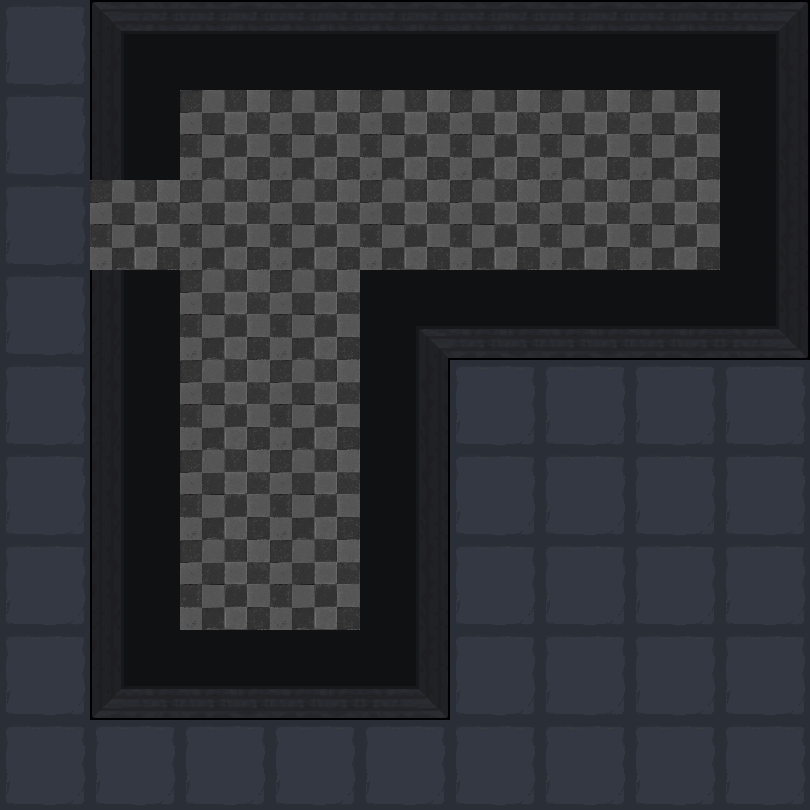

This game map was drawn from its Tiled (.tmx) file and the tilesets committed beside it. A one-line description and the trimmed map source follow:
An orthogonal 9x9 tile map with 90x90 px tiles, 2 tile layers (地形, 障碍) and 23 objects (17x map, 4x spring, bed, door).

<map version="1.5" tiledversion="1.7.2" orientation="orthogonal" renderorder="right-down" width="9" height="9" tilewidth="90" tileheight="90" infinite="0" nextlayerid="4" nextobjectid="32">
 <tileset firstgid="1" name="1" tilewidth="90" tileheight="90" tilecount="100" columns="10">
  <image source="1.png" trans="ff00ff" width="900" height="900" />
 </tileset>
 <layer id="1" name="地形" width="9" height="9">
  <data>[81 cells, 81 non-empty, 2 distinct tile ids]</data>
 </layer>
 <layer id="2" name="障碍" width="9" height="9">
  <data>[81 cells, 27 non-empty, 9 distinct tile ids]</data>
 </layer>
 <objectgroup id="3" name="对象">
  <object id="1" name="bed" x="180" y="540" width="90" height="90" />
  <object id="2" name="map" x="180" y="360" width="90" height="90" />
  <object id="4" name="map" x="630" y="180" width="90" height="90" />
  <object id="7" name="map" x="180" y="450" width="90" height="90" />
  <object id="8" name="map" x="540" y="180" width="90" height="90" />
  <object id="9" name="map" x="450" y="90" width="90" height="90" />
  <object id="10" name="map" x="540" y="90" width="90" height="90" />
  <object id="11" name="map" x="630" y="90" width="90" height="90" />
  <object id="13" name="map" x="270" y="450" width="90" height="90" />
  <object id="15" name="map" x="270" y="270" width="90" height="90" />
  <object id="16" name="map" x="270" y="180" width="90" height="90" />
  <object id="17" name="map" x="360" y="180" width="90" height="90" />
  <object id="19" name="map" x="270" y="90" width="90" height="90" />
  <object id="20" name="map" x="360" y="90" width="90" height="90" />
  <object id="21" name="map" x="270" y="360" width="90" height="90" />
  <object id="23" name="map" x="180" y="180" width="90" height="90">
   <properties>
    <property name="weapon" type="int" value="1" />
   </properties>
  </object>
  <object id="24" name="map" x="180" y="90" width="90" height="90">
   <properties>
    <property name="weapon" type="int" value="2" />
   </properties>
  </object>
  <object id="25" name="map" x="180" y="270" width="90" height="90">
   <properties>
    <property name="weapon" type="int" value="3" />
   </properties>
  </object>
  <object id="26" name="spring" x="0" y="540" width="90" height="90">
   <properties>
    <property name="direction" value="2" />
   </properties>
  </object>
  <object id="27" name="spring" x="450" y="180" width="90" height="90">
   <properties>
    <property name="direction" value="3" />
   </properties>
  </object>
  <object id="28" name="door" x="90" y="180" width="90" height="90">
   <properties>
    <property name="LorR" type="int" value="1" />
    <property name="motion" type="int" value="3" />
    <property name="rotate" type="int" value="90" />
   </properties>
  </object>
  <object id="29" name="spring" x="270" y="540" width="90" height="90">
   <properties>
    <property name="direction" value="2" />
   </properties>
  </object>
  <object id="30" name="spring" x="450" y="540" width="90" height="90">
   <properties>
    <property name="direction" value="2" />
   </properties>
  </object>
 </objectgroup>
</map>
